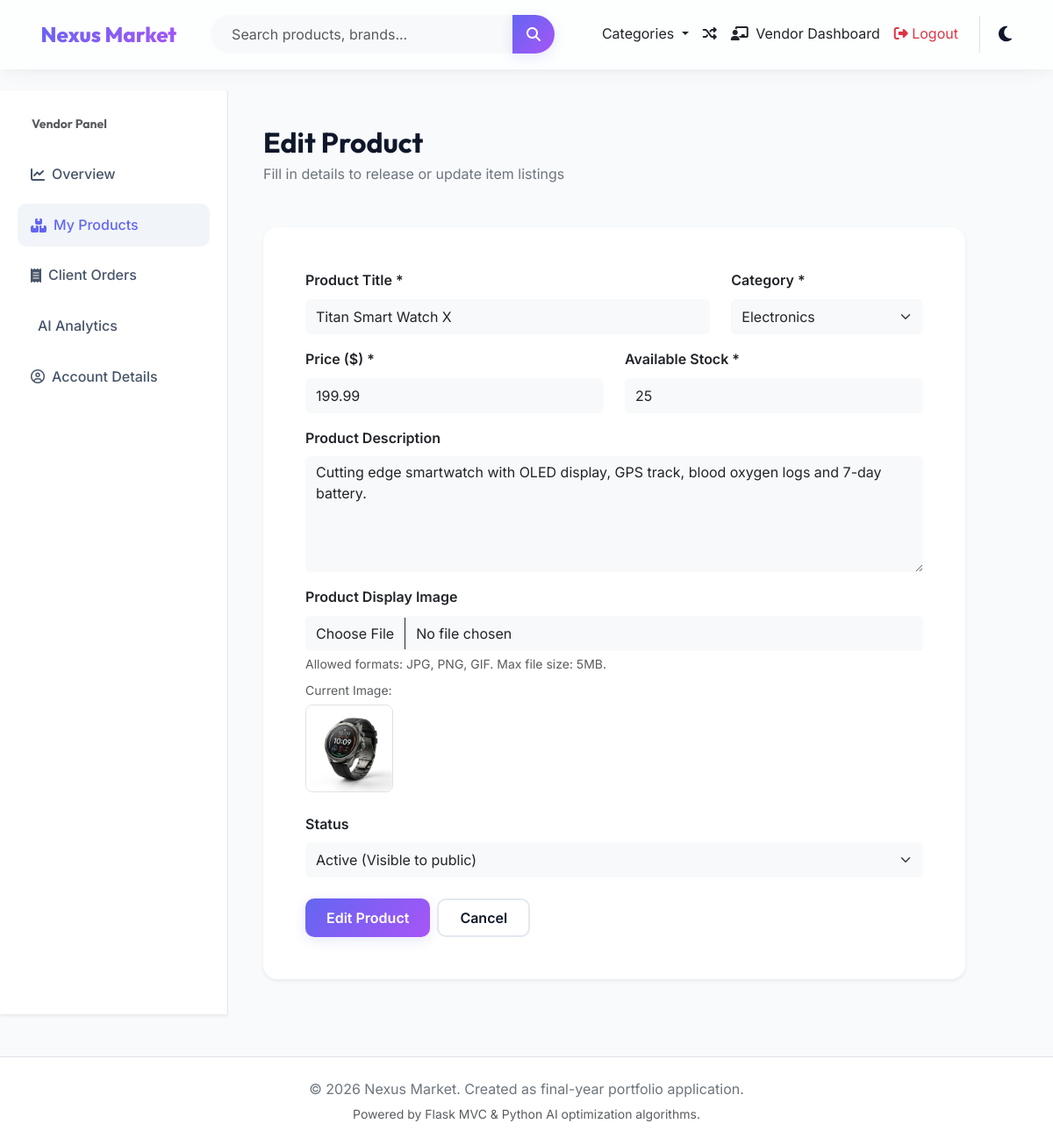
Page /vendor/products/edit/1 (signed in) on the committed database.
### tables this page shows
CREATE TABLE products (
    id INTEGER PRIMARY KEY AUTOINCREMENT,
    vendor_id INT NOT NULL,
    category_id INT NOT NULL,
    name VARCHAR(255) NOT NULL,
    description TEXT,
    price NUMERIC NOT NULL,
    stock INT NOT NULL DEFAULT 0,
    image_url VARCHAR(255) DEFAULT 'default_product.png',
    status VARCHAR(20) NOT NULL DEFAULT 'active', -- 'active', 'inactive', 'flagged'
    average_rating NUMERIC DEFAULT 0.00,
    created_at TIMESTAMP DEFAULT CURRENT_TIMESTAMP,
    FOREIGN KEY (vendor_id) REFERENCES vendors(id) ON DELETE CASCADE,
    FOREIGN KEY (category_id) REFERENCES categories(id) ON DELETE CASCADE
);

CREATE TABLE categories (
    id INTEGER PRIMARY KEY AUTOINCREMENT,
    name VARCHAR(100) NOT NULL UNIQUE,
    description TEXT,
    slug VARCHAR(100) NOT NULL UNIQUE
);

### routes/vendor.py (the view, shortened to what this page needs)
@vendor_bp.route('/vendor/products/edit/<int:product_id>', methods=['GET', 'POST'])
@vendor_required
def product_edit(product_id):
    vendor_id = _get_vendor_id()
    categories = db.execute_query("SELECT * FROM categories")
    product_rows = db.execute_query(
        "SELECT * FROM products WHERE id = %s AND vendor_id = %s", [product_id, vendor_id]
    )
    if not product_rows:
        flash('Product not found or unauthorized access.', 'danger')
        return redirect(url_for('vendor.products'))
    product = product_rows[0]
    return render_template('vendor/product_form.html', categories=categories, action='Edit', product=product)

### models/db_manager.py (called while the page is built)
    def _translate_sql(self, sql):
        if self.db_type == 'sqlite':
            return sql.replace('%s', '?')
        return sql

### routes/auth.py (called while the page is built)
def login_required(f):
    @wraps(f)
    def decorated_function(*args, **kwargs):
        if 'user_id' not in session:
            flash('Please log in to access this page.', 'warning')
            return redirect(url_for('auth.login'))
        return f(*args, **kwargs)
    return decorated_function

### routes/vendor.py (called while the page is built)
def _get_vendor_id():
    user_id = session['user_id']
    vendor_rows = db.execute_query("SELECT id FROM vendors WHERE user_id = %s", [user_id])
    return vendor_rows[0]['id'] if vendor_rows else None

### templates/vendor/product_form.html (shortened to what this page needs)
{% extends 'layouts/base.html' %}
{% block content %}
<div class="dashboard-container">
    <div class="dashboard-sidebar shadow-sm">
        <h5 class="fw-bold mb-4 px-3 text-muted uppercase small">Vendor Panel</h5>
        <a href="{{ url_for('vendor.dashboard') }}" class="sidebar-link">
            <i class="fa-solid fa-chart-line me-2"></i> Overview
        </a>
        <a href="{{ url_for('vendor.products') }}" class="sidebar-link active">
            <i class="fa-solid fa-boxes-stacked me-2"></i> My Products
        </a>
        <a href="{{ url_for('vendor.orders') }}" class="sidebar-link">
            <i class="fa-solid fa-receipt me-2"></i> Client Orders
        </a>
        <a href="{{ url_for('vendor.analytics') }}" class="sidebar-link">
             AI Analytics
        </a>
        <a href="{{ url_for('user.profile') }}" class="sidebar-link">
            <i class="fa-regular fa-user-circle me-2"></i> Account Details
        </a>
    </div>
    <div class="dashboard-content">
        <div class="mb-5">
            <h2 class="fw-bold mb-1" style="font-family: var(--font-heading);">{{ action }} Product</h2>
            <p class="text-secondary mb-0">Fill in details to release or update item listings</p>
        </div>
        <div class="card border-0 shadow-sm rounded-4 p-5 bg-white" style="max-width: 800px;">
            <form action="{% if action == 'Add' %}{{ url_for('vendor.product_add') }}{% else %}{{ url_for('vendor.product_edit', product_id=product.id) }}{% endif %}" method="POST" enctype="multipart/form-data">
                <div class="row">
                    <div class="col-md-8 mb-3">
                        <label for="name" class="form-label fw-semibold">Product Title *</label>
                        <input type="text" class="form-control bg-light border-0 py-2" id="name" name="name" value="{{ product.name if product else '' }}" required placeholder="e.g. Smart Watch Model 9">
                    </div>
                    <div class="col-md-4 mb-3">
                        <label for="category_id" class="form-label fw-semibold">Category *</label>
                        <select class="form-select bg-light border-0 py-2" id="category_id" name="category_id" required>
                            {% for cat in categories %}
                            <option value="{{ cat.id }}" {% if product and product.category_id == cat.id %}selected{% endif %}>{{ cat.name }}</option>
                            {% endfor %}
                        </select>
                    </div>
                </div>
                <div class="row">
                    <div class="col-md-6 mb-3">
                        <label for="price" class="form-label fw-semibold">Price ($) *</label>
                        <input type="number" step="0.01" class="form-control bg-light border-0 py-2" id="price" name="price" value="{{ product.price if product else '' }}" required placeholder="0.00">
                    </div>
                    <div class="col-md-6 mb-3">
                        <label for="stock" class="form-label fw-semibold">Available Stock *</label>
                        <input type="number" class="form-control bg-light border-0 py-2" id="stock" name="stock" value="{{ product.stock if product else '' }}" required placeholder="e.g. 50">
                    </div>
                </div>
                <div class="mb-3">
                    <label for="description" class="form-label fw-semibold">Product Description</label>
                    <textarea class="form-control bg-light border-0" id="description" name="description" rows="5" placeholder="Provide product features, sizing, and details...">{{ product.description if product else '' }}</textarea>
                </div>
                <div class="mb-4">
                    <label for="product_image" class="form-label fw-semibold">Product Display Image</label>
                    <input class="form-control bg-light border-0 py-2" type="file" id="product_image" name="product_image">
                    <div class="form-text">Allowed formats: JPG, PNG, GIF. Max file size: 5MB.</div>
                    {% if product and product.image_url %}
                        <div class="mt-2">
                            <span class="small text-muted d-block mb-1">Current Image:</span>
                            <img src="{{ url_for('static', filename=product.image_url) }}" class="rounded-3 border" style="width: 100px; height: 100px; object-fit: cover;">
                        </div>
                    {% endif %}
                </div>
                {% if action == 'Edit' %}
                <div class="mb-4">
                    <label for="status" class="form-label fw-semibold">Status</label>
                    <select class="form-select bg-light border-0 py-2" id="status" name="status">
                        <option value="active" {% if product.status == 'active' %}selected{% endif %}>Active (Visible to public)</option>
                    </select>
                </div>
                {% endif %}
                <div class="d-flex gap-2">
                    <button type="submit" class="btn btn-premium px-4 py-2">{{ action }} Product</button>
                    <a href="{{ url_for('vendor.products') }}" class="btn btn-premium-outline px-4 py-2">Cancel</a>
                </div>
            </form>
        </div>
    </div>
</div>
{% endblock %}

### static/css/styles.css (style rules this page uses)
:root { --bg-primary: #f8fafc; --bg-secondary: #ffffff; --bg-tertiary: #f1f5f9; --text-primary: #0f172a; --text-secondary: #475569; --text-muted: #64748b; --accent-color: #6366f1; --accent-hover: #4f46e5; --accent-gradient: linear-gradient(135deg, #6366f1 0%, #a855f7 100%); --accent-glow: rgba(99, 102, 241, 0.15); --border-color: #e2e8f0; --card-shadow: 0 4px 20px -2px rgba(15, 23, 42, 0.05), 0 2px 8px -1px rgba(15, 23, 42, 0.03); --glass-bg: rgba(255, 255, 255, 0.7); --glass-border: rgba(255, 255, 255, 0.5); --glass-blur: blur(12px); --success: #10b981; --warning: #f59e0b; --danger: #ef4444; --info: #06b6d4; --font-heading: 'Outfit', sans-serif; --font-body: 'Inter', sans-serif; --border-radius-lg: 16px; --border-radius-md: 10px; --border-radius-sm: 6px; --transition-smooth: all 0.3s cubic-bezier(0.4, 0, 0.2, 1); }
* { box-sizing: border-box; margin: 0; padding: 0; }
body { background-color: var(--bg-primary); color: var(--text-primary); font-family: var(--font-body); line-height: 1.6; transition: var(--transition-smooth); min-height: 100vh; display: flex; flex-direction: column; }
h1, h2, h3, h4, h5, h6 { font-family: var(--font-heading); color: var(--text-primary); font-weight: 700; }
a { color: var(--accent-color); text-decoration: none; transition: var(--transition-smooth); }
.btn-premium { background: var(--accent-gradient); color: white; font-weight: 600; border: none; border-radius: var(--border-radius-md); padding: 10px 22px; box-shadow: 0 4px 14px var(--accent-glow); transition: var(--transition-smooth); cursor: pointer; }
.btn-premium-outline { background: transparent; color: var(--text-primary); font-weight: 600; border: 2px solid var(--border-color); border-radius: var(--border-radius-md); padding: 8px 20px; transition: var(--transition-smooth); cursor: pointer; }
.dashboard-container { display: flex; min-height: calc(100vh - 73px); }
.dashboard-sidebar { width: 260px; background-color: var(--bg-secondary); border-right: 1px solid var(--border-color); padding: 30px 20px; display: flex; flex-direction: column; }
.sidebar-link { display: flex; align-items: center; padding: 12px 15px; border-radius: var(--border-radius-md); color: var(--text-secondary); font-weight: 500; margin-bottom: 8px; transition: var(--transition-smooth); }
.sidebar-link:hover, .sidebar-link.active { background-color: var(--bg-tertiary); color: var(--accent-color); }
.dashboard-content { flex-grow: 1; padding: 40px; background-color: var(--bg-primary); }

### rows in the picture
products: name "Titan Smart Watch X", category_id "Electronics", price "199.99", stock "25", description "Cutting edge smartwatch with OLED display, GPS track, blood oxygen logs and 7-day battery.", image_url (picture), status "Active (Visible to public)"

### other values in the picture
{{ action }} "Edit"
{{ current_year }} "2026"
